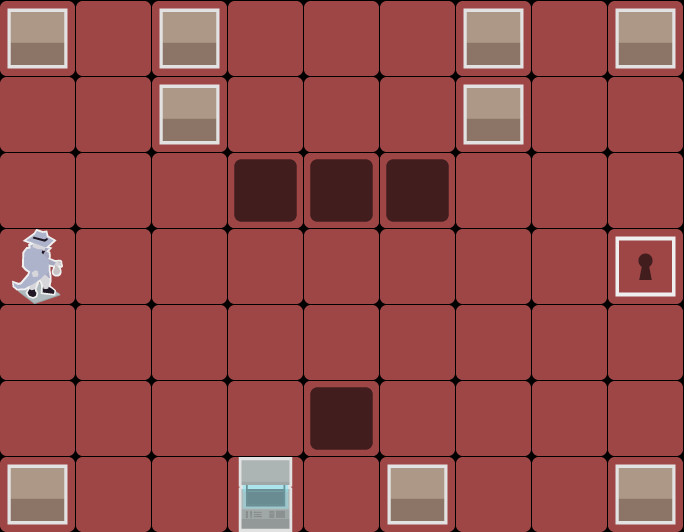

Tiled map render using the project's own tile images. Description and the whole map definition, tile-layer contents included, below:
An orthogonal 9x7 tile map with 76x76 px tiles, 3 tile layers (Ground, Foreground, Shield) and 15 objects.

<map version="1.0" tiledversion="1.1.4" orientation="orthogonal" renderorder="right-down" width="9" height="7" tilewidth="76" tileheight="76" infinite="0" nextobjectid="49">
 <tileset firstgid="1" name="tiles" tilewidth="75" tileheight="75" tilecount="12" columns="4">
  <image source="tiles.png" width="300" height="225" />
 </tileset>
 <layer name="Ground" width="9" height="7">
  <data encoding="csv">
6,6,6,6,6,6,6,6,6,
6,6,6,6,6,6,6,6,6,
6,6,6,6,6,6,6,6,6,
6,6,6,6,6,6,6,6,6,
6,6,6,6,6,6,6,6,6,
6,6,6,6,6,6,6,6,6,
6,6,6,6,6,6,6,6,6
</data>
 </layer>
 <layer name="Foreground" width="9" height="7">
  <data encoding="csv">
1,0,1,0,0,0,1,0,1,
0,0,1,0,0,0,1,0,0,
0,0,0,0,0,0,0,0,0,
8,0,0,0,0,0,0,0,9,
0,0,0,0,0,0,0,0,0,
0,0,0,0,0,0,0,0,0,
1,0,0,3,0,1,0,0,1
</data>
 </layer>
 <layer name="Shield" width="9" height="7">
  <data encoding="csv">
0,0,0,0,0,0,0,0,0,
0,0,0,0,0,0,0,0,0,
0,0,0,5,5,5,0,0,0,
0,0,0,0,0,0,0,0,0,
0,0,0,0,0,0,0,0,0,
0,0,0,0,5,0,0,0,0,
0,0,0,0,0,0,0,0,0
</data>
 </layer>
 <objectgroup color="#0000ff" name="Key" opacity="0.5">
  <object id="29" x="304" y="456">
   <polygon points="0,0 76,0 76,76 0,76" />
  </object>
  <object id="40" gid="10" x="304" y="532" width="75" height="75" />
 </objectgroup>
 <objectgroup color="#ff0000" name="Enemies" opacity="0.5">
  <object id="30" x="152" y="532">
   <polygon points="0,0 0,-380 152,-380 152,0" />
  </object>
  <object id="31" x="608" y="532">
   <polygon points="0,0 -152,0 -152,-532 0,-532" />
  </object>
  <object id="33" gid="7" x="152" y="228" width="75" height="75" />
  <object id="34" gid="7" x="152" y="304" width="75" height="75" />
  <object id="35" gid="7" x="456" y="228" width="75" height="75" />
  <object id="36" gid="7" x="456" y="304" width="75" height="75" />
  <object id="37" gid="7" x="304" y="152" width="75" height="75" />
  <object id="38" gid="7" x="456" y="380" width="75" height="75" />
  <object id="39" gid="7" x="380" y="304" width="75" height="75" />
  <object id="43" x="228" y="0">
   <polygon points="0,0 228,0 228,152 0,152" />
  </object>
  <object id="48" x="304" y="228" width="152" height="228" />
 </objectgroup>
 <objectgroup name="Shield Key">
  <object id="44" x="228" y="0" width="228" height="152" />
  <object id="45" gid="4" x="304" y="76" width="75" height="75" />
 </objectgroup>
</map>
